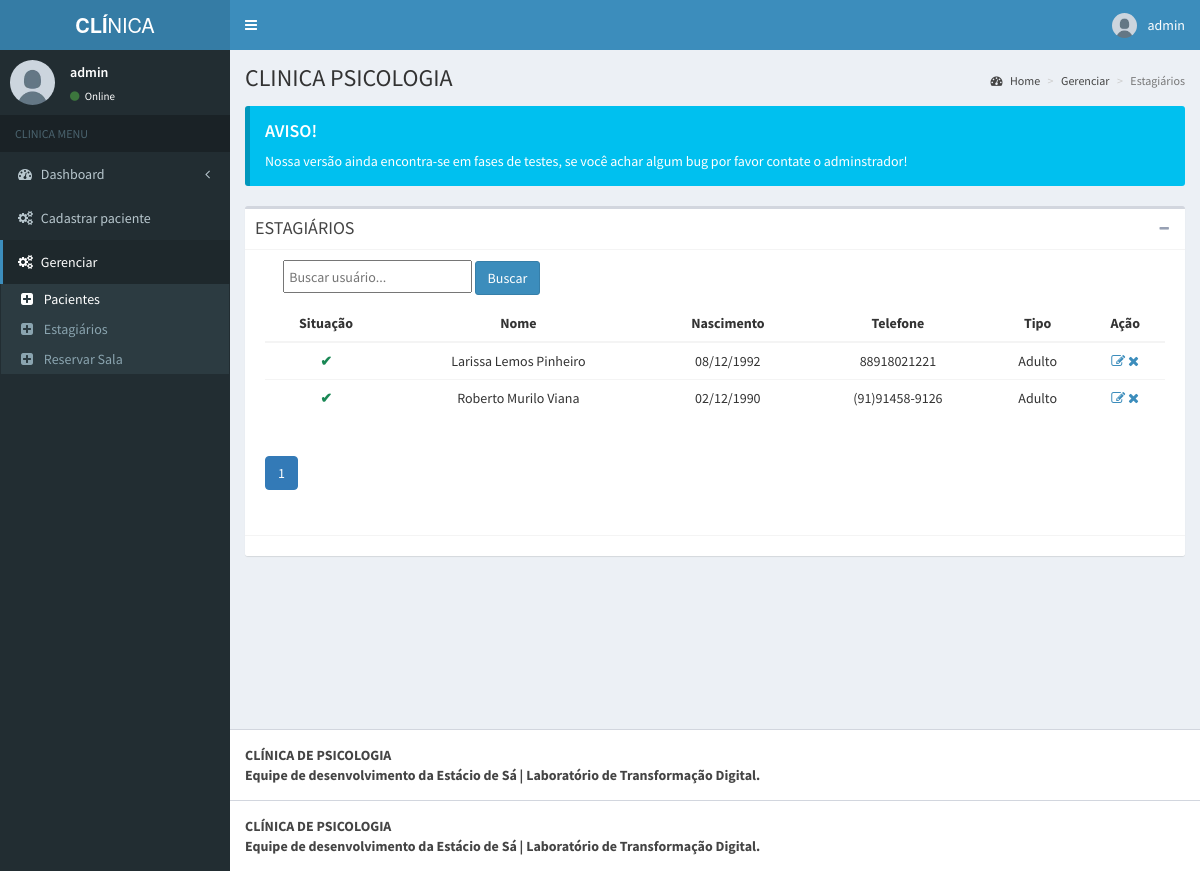
Screenshot of /monitor/pacientes.php (signed in) with the database file from the repository.
### tables this page shows
CREATE TABLE `tbl_paciente` (
  `id` int(11) UNSIGNED NOT NULL,
  `nome` varchar(150) NOT NULL,
  `nascimento` date NOT NULL,
  `rg` int(11) NOT NULL,
  `cpf` int(11) NOT NULL,
  `id_genero` int(11) UNSIGNED NOT NULL,
  `id_contato` int(11) UNSIGNED NOT NULL,
  `id_escolaridade` int(11) UNSIGNED NOT NULL,
  `id_profissao` int(11) UNSIGNED NOT NULL,
  `id_renda_familiar` int(11) UNSIGNED NOT NULL,
  `id_estado_civil` int(11) UNSIGNED NOT NULL,
  `id_endereco` int(11) UNSIGNED NOT NULL,
  `id_maturidade` int(11) NOT NULL,
  `nome_responsavel` varchar(255) NOT NULL,
  `id_tipo_paciente` int(11) UNSIGNED NOT NULL DEFAULT 1,
  `ativo` tinyint(1) NOT NULL DEFAULT 1
);

CREATE TABLE `tbl_contato` (
  `id` int(11) UNSIGNED NOT NULL,
  `email` varchar(50) NOT NULL,
  `telefone_residencial` varchar(20) NOT NULL,
  `telefone_recado` varchar(20) NOT NULL,
  `celular` varchar(20) NOT NULL
);

CREATE TABLE `tbl_tipo_paciente` (
  `id` int(11) UNSIGNED NOT NULL,
  `tipo` varchar(50) NOT NULL
);

### monitor/pacientes.php (the view, shortened to what this page needs)
<?php
include('../db/conexao.php');
$where = "";
$busca = isset($_GET['busca']) ? $_GET['busca'] : '';
$por_pagina = 10;
$pagina = isset($_GET['pagina']) ? (int)$_GET['pagina'] : 1;
$offset = ($pagina - 1) * $por_pagina;
?>
<!DOCTYPE html>
<html>
<head>
  <link rel="stylesheet" href="../admin/bootstrap/css/bootstrap.min.css">
  <link rel="stylesheet" href="https://maxcdn.bootstrapcdn.com/font-awesome/4.4.0/css/font-awesome.min.css">
  <link rel="stylesheet" href="https://code.ionicframework.com/ionicons/2.0.1/css/ionicons.min.css">
  <link rel="stylesheet" href="../admin/dist/css/AdminLTE.min.css">
  <link rel="stylesheet" href="../admin/dist/css/skins/_all-skins.min.css">
</head>
<body class="hold-transition skin-blue fixed sidebar-mini">
  <div class="wrapper">
    <header class="main-header">
      <a href="#" class="logo">
        <span class="logo-lg"><b>CLÍ</b>NICA</span>
      </a>
      <nav class="navbar navbar-static-top" role="navigation">
        <a href="#" class="sidebar-toggle" data-toggle="offcanvas" role="button">
        </a>
        <div class="navbar-custom-menu">
          <ul class="nav navbar-nav">
            <li class="dropdown user user-menu">
              <a href="#" class="dropdown-toggle" data-toggle="dropdown">
                <img src="../admin/dist/img/user.jpg" class="user-image" alt="User Image">
                <span class="hidden-xs"><?php echo $_SESSION['nome']; ?></span>
              </a>
            </li>
          </ul>
        </div>
      </nav>
    </header>
    <aside class="main-sidebar">
      <section class="sidebar">
        <div class="user-panel">
          <div class="pull-left image">
            <img src="../admin/dist/img/user.jpg" class="img-circle" alt="User Image">
          </div>
          <div class="pull-left info">
            <p><?php echo $_SESSION['nome']; ?></p>
            <a href="#"><i class="fa fa-circle text-success"></i> Online</a>
          </div>
        </div>
        <ul class="sidebar-menu">
          <li class="header">CLINICA MENU</li>
          <li class="treeview">
            <a href="#">
              <i class="fa fa-dashboard"></i> <span>Dashboard</span> <i class="fa fa-angle-left pull-right"></i>
            </a>
          </li>
          <li class="treeview">
            <a href="#">
              <i class="fa fa-gears"></i>
              <span>Cadastrar paciente</span>
            </a>
          </li>
          <li class="treeview active">
            <a href="#">
              <i class="fa fa-gears"></i>
              <span>Gerenciar</span>
            </a>
            <ul class="treeview-menu">
              <li class="active"><a href="pacientes.php"><i class="fa fa-plus-square"></i> Pacientes</a></li>
              <li><a href="terapeutas.php"><i class="fa fa-plus-square"></i> Estagiários</a></li>
              <li><a href="./reserva_sala/reservar-sala-segunda.php"><i class="fa fa-plus-square"></i> Reservar Sala</a></li>
            </ul>
          </li>
    </aside>
    <div class="content-wrapper">
      <section class="content-header">
        <h1>
          CLINICA PSICOLOGIA
        </h1>
        <ol class="breadcrumb">
          <li><a href="../../../index.php"><i class="fa fa-dashboard"></i> Home</a></li>
          <li><a href="#">Gerenciar</a></li>
          <li class="active">Estagiários</li>
        </ol>
      </section>
      <section class="content">
        <div class="callout callout-info">
          <h4>AVISO!</h4>
          <p>Nossa versão ainda encontra-se em fases de testes, se você achar algum bug por favor contate o adminstrador!</p>
        </div>
        <div class="box">
          <div class="box-header with-border">
            <h3 class="box-title">ESTAGIÁRIOS</h3>
            <div class="box-tools pull-right">
              <button class="btn btn-box-tool" data-widget="collapse" data-toggle="tooltip" title="Collapse"><i class="fa fa-minus"></i></button>
            </div>
          </div>
          <div class="box-body">
            <form method="GET">
              <input type="text" name="busca" placeholder="Buscar usuário..." style="padding:0.5%;margin-left:3%;" value="<?php echo htmlspecialchars($busca); ?>">
              <button class="btn btn-primary" type="submit">Buscar</button>
            </form>
            <div class="box-body">
              <div>
                <table class="table table-hover text-center">
                  <thead class="table-dark">
                    <tr>
                      <th>Situação</th>
                      <th scope="col">Nome</th>
                      <th scope="col">Nascimento</th>
                      <th scope="col">Telefone</th>
                      <th scope="col">Tipo</th>
                      <th scope="col">Ação</th>
                    </tr>
                  </thead>
                  <tbody>
                    <?php
                  $sql = "SELECT pa.id, pa.ativo, pa.nome, pa.cpf, pa.nascimento, c.celular, tp.tipo
                  FROM tbl_paciente pa
                  INNER JOIN tbl_contato c ON pa.id_contato = c.id
                  INNER JOIN tbl_tipo_paciente tp ON pa.id_tipo_paciente = tp.id
                  $where
                  ORDER BY pa.id DESC
                  LIMIT $por_pagina  OFFSET $offset";
                  $sql_total = "SELECT COUNT(*) as total FROM tbl_paciente pa $where";
                  $result_total = mysqli_query($mysqli, $sql_total);
                  $total = mysqli_fetch_assoc($result_total)['total'];
                  $result = mysqli_query($mysqli, $sql);
                    while ($row = mysqli_fetch_assoc($result)) {
                    ?>
                      <tr>
                        <td><span style="color: <?php echo $row['ativo'] ? '#198754' : '#dc3545'; ?>; font-weight: bold;"><?php echo $row['ativo'] ? '✔' : '✘'; ?></span></td>
                        <td><?php echo $row["nome"] ?></td>
                        <td><?php echo date('d/m/Y', strtotime($row["nascimento"])) ?></td>
                        <td><?php echo $row["celular"] ?></td>
                        <td><?php echo $row["tipo"] ?></td>
                        <td>
                          <a href="edit/edit.php?id=<?php echo $row["id"] ?>" class="link-dark"><i class="fa fa-edit"></i></a>
                          <a href="#" data-toggle="modal" data-target="#modalDelete">
                            <span class="open-modal" data-id="<?php echo $row["id"] ?>">
                              <i class="fa fa-remove"></i>
                            </span>
                          </a>
                        </td>
                      </tr>
                    <?php
                    }
                    ?>
                  </tbody>
                </table>
              <?php
                $total_paginas = ceil($total / $por_pagina);
              ?>
            </div>
            <nav>
              <ul class="pagination justify-content-center">
                <?php
                $range = 2;
                ?>
                <?php
                for ($i = max(1, $pagina - $range); $i <= min($total_paginas, $pagina + $range); $i++) {
                ?>
                  <li class="page-item <?php echo ($i == $pagina) ? 'active' : ''; ?>">
                    <a class="page-link" href="?pagina=<?php echo $i; ?>">
                      <?php echo $i; ?>
                    </a>
                  </li>
                <?php
                }
                ?>
              </ul>
            </nav>
              </div>
            </div>
            <div class="box-footer">
            </div>
          </div>
      </section>
    </div>
    <footer class="main-footer">
      <strong>CLÍNICA DE PSICOLOGIA <br> Equipe de desenvolvimento da Estácio de Sá | Laboratório de Transformação Digital.</strong>
    </footer>
  </div>
  <footer class="main-footer">
    <strong>CLÍNICA DE PSICOLOGIA <br> Equipe de desenvolvimento da Estácio de Sá | Laboratório de Transformação Digital.</strong>
  </footer>
</body>
</html>

### rows the page displays
tbl_paciente: nome "Larissa Lemos Pinheiro", nascimento "08/12/1992", id_contato.celular "88918021221", id_tipo_paciente.tipo "Adulto"
tbl_paciente: nome "Roberto Murilo Viana", nascimento "02/12/1990", id_contato.celular "(91)91458-9126", id_tipo_paciente.tipo "Adulto"

### other values shown
$_SESSION['nome'] "admin"
